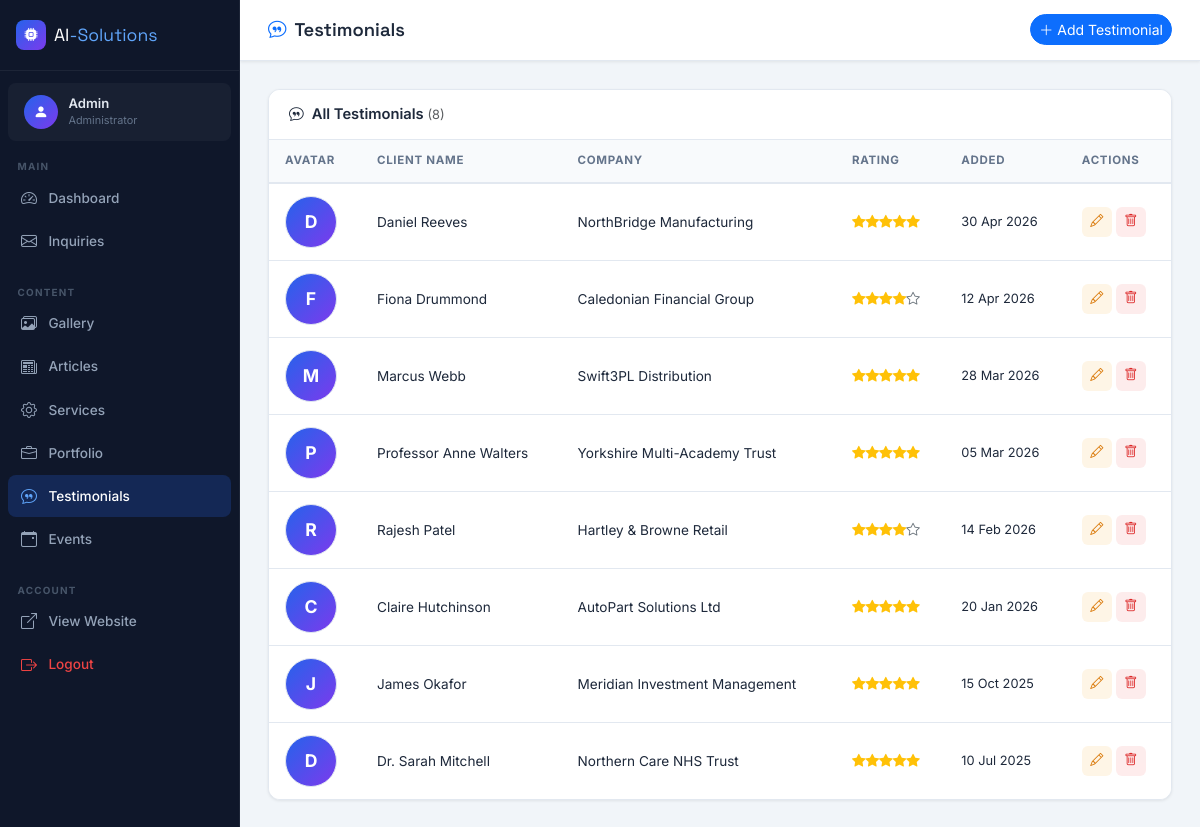
/admin/testimonials-list.php (signed in), run on the app's committed database.
### tables this page shows
CREATE TABLE `testimonials` (
    `id`               INT           NOT NULL AUTO_INCREMENT,
    `client_name`      VARCHAR(100)  NOT NULL,
    `job_title`        VARCHAR(100)  NOT NULL,
    `company_name`     VARCHAR(150)  NOT NULL,
    `rating`           TINYINT       NOT NULL DEFAULT 5,
    `testimonial_text` TEXT          NOT NULL,
    `avatar_path`      VARCHAR(255)  NOT NULL DEFAULT '',
    `created_at`       TIMESTAMP     NOT NULL DEFAULT CURRENT_TIMESTAMP,
    PRIMARY KEY (`id`),
    CONSTRAINT `chk_rating` CHECK (`rating` BETWEEN 1 AND 5)
);

### admin/testimonials-list.php (the view, shortened to what this page needs)
<?php
require_once '../includes/db.php';
try{$items=$pdo->query('SELECT id,client_name,company_name,rating,avatar_path,created_at FROM testimonials ORDER BY created_at DESC')->fetchAll();}
catch(PDOException $e){$items=[];}
include '../includes/admin-head.php';
include '../includes/admin-sidebar.php';
?>
<div class="admin-main">
    <div class="admin-topbar">
        <h1 class="admin-page-title"><i class="bi bi-chat-quote me-2 text-primary"></i>Testimonials</h1>
        <a href="testimonials-add.php" class="btn btn-sm btn-primary rounded-pill"><i class="bi bi-plus-lg me-1"></i>Add Testimonial</a>
    </div>
    <div class="admin-content">
        <div class="admin-card">
            <div class="admin-card-header"><h6><i class="bi bi-chat-quote me-2"></i>All Testimonials <span class="text-muted fw-normal" style="font-size:.8rem;">(<?= count($items) ?>)</span></h6></div>
            <?php if (!empty($items)): ?>
            <div class="table-responsive">
                <table class="table admin-table mb-0">
                    <thead><tr><th>Avatar</th><th>Client Name</th><th>Company</th><th>Rating</th><th>Added</th><th>Actions</th></tr></thead>
                    <tbody>
                        <?php foreach ($items as $t): ?>
                        <tr>
                            <td>
                                <?php if (!empty($t['avatar_path'])): ?>
                                    <img src="<?= h(imgUrl($t['avatar_path'])) ?>" class="thumb-img" style="border-radius:50%;" alt="">
                                <?php else: ?>
                                    <div class="thumb-placeholder" style="border-radius:50%;background:linear-gradient(135deg,#2563EB,#7C3AED);color:#fff;font-weight:700;">
                                        <?= strtoupper(mb_substr($t['client_name'],0,1)) ?>
                                    </div>
                                <?php endif; ?>
                            </td>
                            <td class="fw-500"><?= h($t['client_name']) ?></td>
                            <td><?= h($t['company_name']) ?></td>
                            <td><?= renderStars((int)$t['rating']) ?></td>
                            <td style="font-size:.8rem;"><?= formatDate($t['created_at']) ?></td>
                            <td>
                                <div class="d-flex gap-1">
                                    <a href="testimonials-edit.php?id=<?= (int)$t['id'] ?>" class="btn-action btn-action-edit" title="Edit"><i class="bi bi-pencil"></i></a>
                                    <form method="POST" action="testimonials-delete.php" onsubmit="return confirm('Delete this testimonial?')">
                                        <button type="submit" class="btn-action btn-action-delete" title="Delete"><i class="bi bi-trash"></i></button>
                                    </form>
                                </div>
                            </td>
                        </tr>
                        <?php endforeach; ?>
                    </tbody>
                </table>
            </div>
            <?php else: ?>
            <div class="empty-state"><i class="bi bi-chat-quote"></i><p>No testimonials yet. <a href="testimonials-add.php">Add the first one.</a></p></div>
            <?php endif; ?>
        </div>
    </div>
</div>
<?php include '../includes/admin-foot.php'; ?>

### includes/db.php (shortened to what this page needs)
<?php
function h(string $str): string {
    return htmlspecialchars($str, ENT_QUOTES, 'UTF-8');
}
function formatDate(string $dateStr, string $format = 'd M Y'): string {
    $ts = strtotime($dateStr);
    return $ts ? date($format, $ts) : '';
}
function renderStars(int $rating): string {
    $html = '';
    for ($i = 1; $i <= 5; $i++) {
        $cls   = $i <= $rating ? 'bi-star-fill text-warning' : 'bi-star text-secondary';
        $html .= '<i class="bi ' . $cls . '"></i>';
    }
    return $html;
}

### assets/css/admin.css (style rules this page uses)
:root { --sidebar-w: 240px; --sidebar-bg: #0F172A; --sidebar-border: rgba(255,255,255,.06); --sidebar-hover: rgba(37,99,235,.15); --sidebar-active: rgba(37,99,235,.22); --admin-bg: #F1F5F9; --card-bg: #FFFFFF; --brand-blue: #2563EB; --brand-violet: #7C3AED; --text-primary: #1E293B; --text-muted: #64748B; --border-color: #E2E8F0; --radius-sm: 8px; --radius-md: 12px; --shadow-sm: 0 1px 3px rgba(0,0,0,.08); --shadow-md: 0 4px 16px rgba(0,0,0,.10); --transition: .2s ease; --font-body: 'Inter', sans-serif; --font-heading: 'Space Grotesk', sans-serif; }
* { box-sizing: border-box; margin: 0; padding: 0; }
body { font-family: var(--font-body); background: var(--admin-bg); color: var(--text-primary); min-height: 100vh; }
.admin-main { margin-left: var(--sidebar-w); min-height: 100vh; flex: 1; display: flex; flex-direction: column; }
.admin-topbar { background: var(--card-bg); border-bottom: 1px solid var(--border-color); padding: .9rem 1.75rem; display: flex; align-items: center; justify-content: space-between; position: sticky; top: 0; z-index: 50; box-shadow: var(--shadow-sm); }
.admin-page-title { font-family: var(--font-heading); font-size: 1.15rem; font-weight: 600; margin: 0; }
.admin-content { padding: 1.75rem; flex: 1; }
.admin-card { background: var(--card-bg); border: 1px solid var(--border-color); border-radius: var(--radius-md); overflow: hidden; box-shadow: var(--shadow-sm); }
.admin-card-header { padding: 1rem 1.25rem; border-bottom: 1px solid var(--border-color); display: flex; align-items: center; justify-content: space-between; background: #fff; }
.admin-card-header h6 { font-weight: 600; margin: 0; font-size: .92rem; }
.admin-table { margin: 0; font-size: .85rem; }
.admin-table thead th { background: #F8FAFC; border-bottom: 2px solid var(--border-color); color: var(--text-muted); font-size: .72rem; font-weight: 700; letter-spacing: .06em; text-transform: uppercase; padding: .75rem 1rem; }
.admin-table tbody td { padding: .75rem 1rem; vertical-align: middle; border-bottom: 1px solid var(--border-color); color: var(--text-primary); }
.admin-table tbody tr:last-child td { border-bottom: none; }
.thumb-placeholder { width: 52px; height: 52px; border-radius: 6px; background: linear-gradient(135deg, #E2E8F0, #CBD5E1); display: flex; align-items: center; justify-content: center; color: #94A3B8; font-size: 1.1rem; border: 1px solid var(--border-color); }
.btn-action { width: 30px; height: 30px; border-radius: 6px; border: none; display: inline-flex; align-items: center; justify-content: center; font-size: .82rem; cursor: pointer; transition: all var(--transition); text-decoration: none; }
.btn-action-edit { background: rgba(245,158,11,.1); color: #d97706; }
.btn-action-delete { background: rgba(239,68,68,.1); color: #dc2626; }

### data on the page
testimonials: client_name "D", client_name "Daniel Reeves", company_name "NorthBridge Manufacturing", rating 5 (drawn), created_at "30 Apr 2026"
testimonials: client_name "F", client_name "Fiona Drummond", company_name "Caledonian Financial Group", rating 4 (drawn), created_at "12 Apr 2026"
testimonials: client_name "M", client_name "Marcus Webb", company_name "Swift3PL Distribution", rating 5 (drawn), created_at "28 Mar 2026"
testimonials: client_name "P", client_name "Professor Anne Walters", company_name "Yorkshire Multi-Academy Trust", rating 5 (drawn), created_at "05 Mar 2026"
testimonials: client_name "R", client_name "Rajesh Patel", company_name "Hartley & Browne Retail", rating 4 (drawn), created_at "14 Feb 2026"
testimonials: client_name "C", client_name "Claire Hutchinson", company_name "AutoPart Solutions Ltd", rating 5 (drawn), created_at "20 Jan 2026"
testimonials: client_name "J", client_name "James Okafor", company_name "Meridian Investment Management", rating 5 (drawn), created_at "15 Oct 2025"
testimonials: client_name "D", client_name "Dr. Sarah Mitchell", company_name "Northern Care NHS Trust", rating 5 (drawn), created_at "10 Jul 2025"

### other printed values
$_SESSION['admin_username'] "Admin"
count($items) "8"
